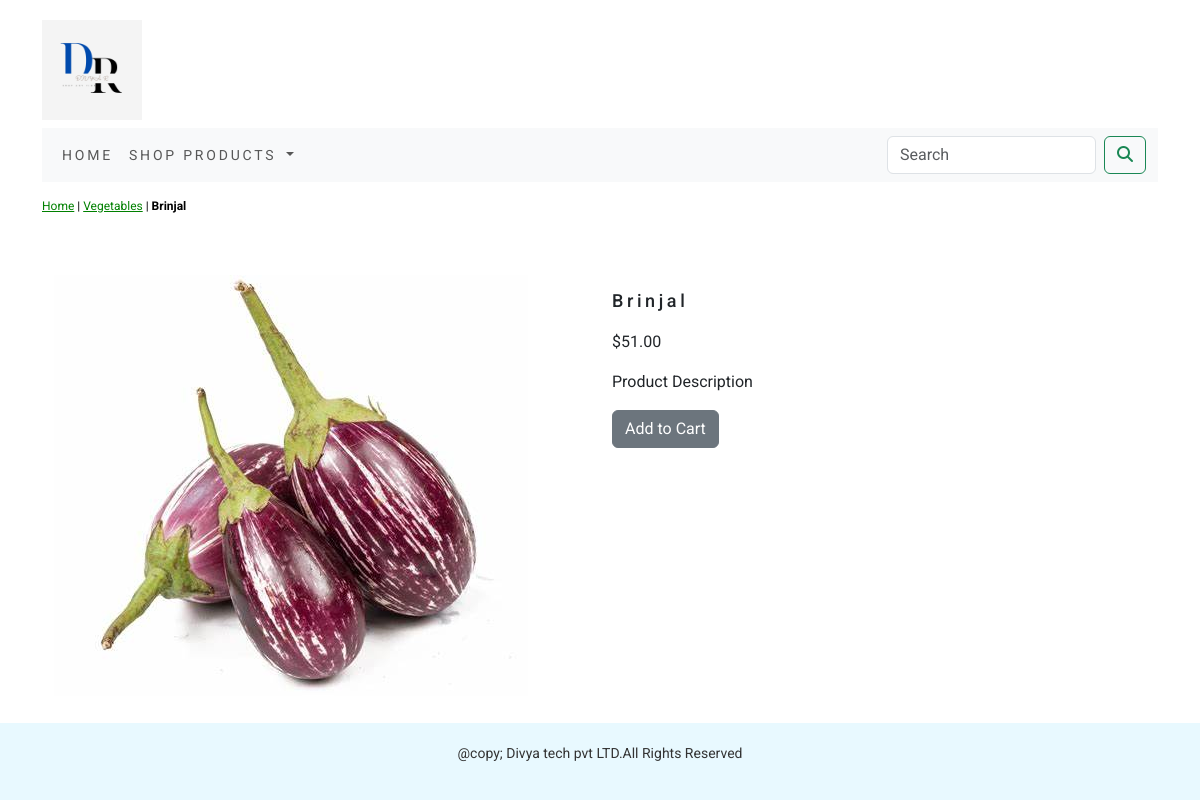
Screenshot of /shop/vegetables/brinjal/ with the database file from the repository.
### eshop/models.py (models this page shows, shortened)
class Product(models.Model):
    name = models.CharField(max_length=250, unique=True)
    slug = models.SlugField(max_length=250, unique=True)
    description = models.TextField(blank=True)
    price = models.DecimalField(max_digits=10, decimal_places=2)
    category = models.ForeignKey(Category, on_delete=models.CASCADE)
    image = models.ImageField(upload_to="product", blank=True)
    stock = models.IntegerField()
    available = models.BooleanField(default=True)
    created = models.DateTimeField(auto_now_add=True)
    updated = models.DateTimeField(auto_now=True)
    class Meta:
        ordering = ('name',)
        verbose_name = 'product'
        verbose_name_plural = 'products'

class Category(models.Model):
    name = models.CharField(max_length=250, unique=True)
    slug = models.SlugField(max_length=250, unique=True)
    description = models.TextField(blank=True)
    image = models.ImageField(upload_to="category", blank=True)
    class Meta:
        ordering = ('name',)
        verbose_name = 'category'
        verbose_name_plural = 'categories'
    def get_url(self):
        return reverse('eshop:products_by_category', args={self.slug})
    def __str__(self):
        return '{}'.format(self.name)

### eshop/views.py (the view)
# urls.py: path('<slug:c_slug>/<slug:product_slug>/', views.productDetail, name='prodCatdetail'),
def productDetail(request,c_slug,product_slug):
    try:
        product=Product.objects.get(category__slug=c_slug,slug=product_slug)
    except Exception as e:
        raise e
    return render(request,'product.html',{'product':product})

### cart/context_processors.py (called while the page is built)
def counter(request):
    item_count=0
    if 'admin' in request.path:
        return {}
    else:
        try:
            cart=Cart.objects.filter(cart_id=_cart_id(request))
            cart_items=CartItem.objects.all().filter(cart=cart[:1])
            for cart_item in cart_items:
                item_count += cart_item.quantity
        except Cart.DoesNotExist:
            item_count=0
    return dict(item_count=item_count)

### cart/views.py (called while the page is built)
def _cart_id(request):
    cart=request.session.session_key
    if not cart:
        cart=request.session.create()
    return cart

### eshop/context_processors.py (called while the page is built)
def menu_links(request):
    links = Category.objects.all()
    return dict(links=links)

### templates/product.html (shortened to what this page needs)
{% extends 'base.html' %}
{% load static %}
{% block content %}
    <div class="row productDetail">
        <div class="mx_auto">
            <p>
                <a href="{% url 'eshop:allProdCat' %}">Home</a> |
                <a href="{{product.category.get_url}}">{{product.category}}</a> | <b>{{product.name}}</b>
            </p>
        </div>
    </div>
<div class="container">
    <br/>
    <div class="row">
        <div class="col-12 col-sm-12 col-md-12 col-lg-6 text-center">
            <div style="min-width:18rem;max-width:300px">
                <img src="{{product.image.url}}" alt={{product.name}} style="min-width:18rem;max-width:500px">
            </div>
        </div>
        <div class="col-12 col-sm-12 col-md-12 col-lg-6">
            <h1 class="product_title">{{product.name}}</h1>
            <p>${{product.price}}</p>
            <p class="product_description_title">Product Description</p>
            {% if product.stock <= 0 %}
            <p class="text-justify product_description"><b>Out Of Stock</b></p>
            {% else %}
            <a class="btn btn-secondary" href="{% url 'cart:add_cart' product.id %}">Add to Cart</a>
            {% endif %}
        </div>
    </div>
</div>
{% endblock %}

### static/css/custom.css (style rules this page uses)
body { font-family:'Roboto',sans-serif; }
.mx_auto a { color:green; }
.productDetail { padding-top:15px; padding-bottom:20px; }
.productDetail .mx_auto { color:#000; font-size:12px; text-decoration:none; }
.product_title { font-size:18px; font-weight:500px; text_transform:uppercase; letter-spacing:.2em; padding-top:15px; padding-bottom:10px; }

### templates/base.html (style rules this page uses)
body { display: flex; flex-direction: column; min-height: 100vh; margin: 0; }

### rows the page displays
Product: category "Vegetables", name "Brinjal", image (picture), price "51.00"
